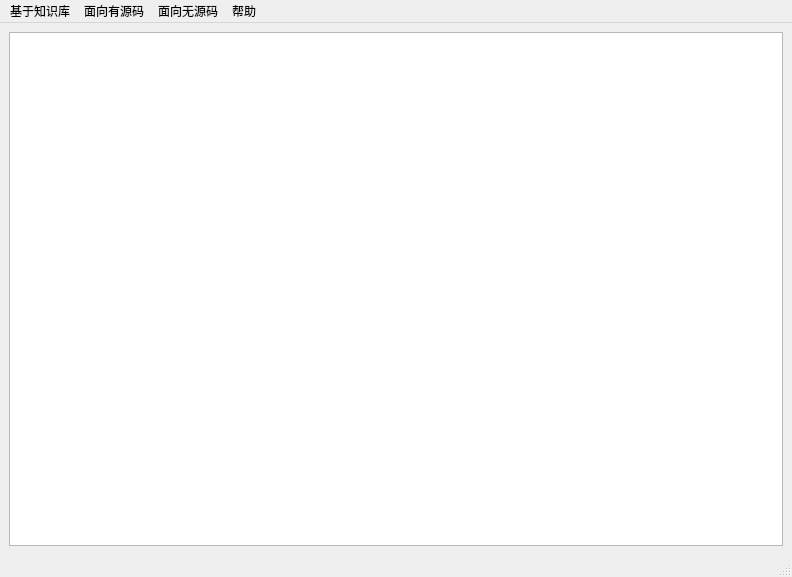
<?xml version="1.0" encoding="UTF-8"?>
<ui version="4.0">
 <class>MainWindow</class>
 <widget class="QMainWindow" name="MainWindow">
  <property name="geometry">
   <rect>
    <x>0</x>
    <y>0</y>
    <width>792</width>
    <height>577</height>
   </rect>
  </property>
  <property name="windowTitle">
   <string>渗透报文生成</string>
  </property>
  <widget class="QWidget" name="centralwidget">
   <layout class="QVBoxLayout" name="verticalLayout">
    <item>
     <widget class="QTableWidget" name="table"/>
    </item>
   </layout>
  </widget>
  <widget class="QStatusBar" name="statusbar"/>
  <widget class="QMenuBar" name="menubar">
   <property name="geometry">
    <rect>
     <x>0</x>
     <y>0</y>
     <width>792</width>
     <height>26</height>
    </rect>
   </property>
   <widget class="QMenu" name="protocol_menu">
    <property name="title">
     <string>基于知识库</string>
    </property>
    <widget class="QMenu" name="know_menu">
     <property name="title">
      <string>知识库</string>
     </property>
     <widget class="QMenu" name="menusuoyouloudong">
      <property name="title">
       <string>所有漏洞</string>
      </property>
      <addaction name="all_action"/>
      <addaction name="tplink_action"/>
      <addaction name="dlink_action"/>
      <addaction name="huawei_action"/>
      <addaction name="tplink_action_2"/>
     </widget>
     <addaction name="menusuoyouloudong"/>
     <addaction name="cwe_info"/>
     <addaction name="action_4"/>
     <addaction name="action_3"/>
    </widget>
    <widget class="QMenu" name="xieyi_menu">
     <property name="title">
      <string>协议</string>
     </property>
     <addaction name="snmp_action"/>
     <addaction name="ftp_action"/>
     <addaction name="dns_action"/>
     <addaction name="http_action"/>
     <addaction name="other_action"/>
    </widget>
    <addaction name="know_menu"/>
    <addaction name="xieyi_menu"/>
   </widget>
   <widget class="QMenu" name="code_menu">
    <property name="title">
     <string>面向有源码</string>
    </property>
    <widget class="QMenu" name="menuFTP">
     <property name="title">
      <string>FTP</string>
     </property>
     <addaction name="actiona_2"/>
     <addaction name="actionb"/>
    </widget>
    <widget class="QMenu" name="menuTFTP">
     <property name="title">
      <string>TFTP</string>
     </property>
     <addaction name="action"/>
     <addaction name="action_2"/>
    </widget>
    <addaction name="menuFTP"/>
    <addaction name="menuTFTP"/>
   </widget>
   <widget class="QMenu" name="noncode_menu">
    <property name="title">
     <string>面向无源码</string>
    </property>
    <addaction name="OSPFv2_action"/>
    <addaction name="snmp2_action"/>
    <addaction name="NDP_action"/>
    <addaction name="NTP_action"/>
    <addaction name="BGP_4_action"/>
    <addaction name="RIPv2_action"/>
   </widget>
   <widget class="QMenu" name="help_menu">
    <property name="title">
     <string>帮助</string>
    </property>
    <addaction name="about_action"/>
   </widget>
   <addaction name="protocol_menu"/>
   <addaction name="code_menu"/>
   <addaction name="noncode_menu"/>
   <addaction name="help_menu"/>
  </widget>
  <action name="network_menu">
   <property name="text">
    <string>网络层</string>
   </property>
  </action>
  <action name="trans_menu">
   <property name="text">
    <string>传输层</string>
   </property>
  </action>
  <action name="snmp_action">
   <property name="text">
    <string>SNMP</string>
   </property>
  </action>
  <action name="ftp_action">
   <property name="text">
    <string>FTP</string>
   </property>
  </action>
  <action name="http_action">
   <property name="text">
    <string>HTTP</string>
   </property>
  </action>
  <action name="dns_action">
   <property name="text">
    <string>DNS</string>
   </property>
  </action>
  <action name="other_action">
   <property name="text">
    <string>other</string>
   </property>
  </action>
  <action name="all_action">
   <property name="text">
    <string>所有漏洞</string>
   </property>
  </action>
  <action name="tplink_action">
   <property name="text">
    <string>tplink漏洞</string>
   </property>
  </action>
  <action name="dlink_action">
   <property name="text">
    <string>dlink漏洞</string>
   </property>
  </action>
  <action name="huawei_action">
   <property name="text">
    <string>huawei漏洞</string>
   </property>
  </action>
  <action name="tplink_action_2">
   <property name="text">
    <string>tenda漏洞</string>
   </property>
  </action>
  <action name="cwe_info">
   <property name="text">
    <string>CWE信息</string>
   </property>
  </action>
  <action name="action_3">
   <property name="text">
    <string>网络设备关联规则</string>
   </property>
  </action>
  <action name="action_4">
   <property name="text">
    <string>漏洞类别关联规则</string>
   </property>
  </action>
  <action name="OSPFv2_action">
   <property name="text">
    <string>OSPFv2</string>
   </property>
  </action>
  <action name="snmp2_action">
   <property name="text">
    <string>snmp</string>
   </property>
  </action>
  <action name="NDP_action">
   <property name="text">
    <string>NDP</string>
   </property>
  </action>
  <action name="NTP_action">
   <property name="text">
    <string>NTP</string>
   </property>
  </action>
  <action name="logs_action">
   <property name="text">
    <string>logs</string>
   </property>
  </action>
  <action name="BGP_4_action">
   <property name="text">
    <string>BGP-4</string>
   </property>
  </action>
  <action name="RIPv2_action">
   <property name="text">
    <string>RIPv2</string>
   </property>
  </action>
  <action name="about_action">
   <property name="text">
    <string>关于</string>
   </property>
  </action>
  <action name="actiona">
   <property name="text">
    <string>a</string>
   </property>
  </action>
  <action name="actiona_2">
   <property name="text">
    <string>插桩</string>
   </property>
  </action>
  <action name="actionb">
   <property name="text">
    <string>渗透报文生成</string>
   </property>
  </action>
  <action name="action">
   <property name="text">
    <string>插桩</string>
   </property>
  </action>
  <action name="action_2">
   <property name="text">
    <string>渗透报文生成</string>
   </property>
  </action>
 </widget>
 <resources/>
 <connections/>
</ui>
